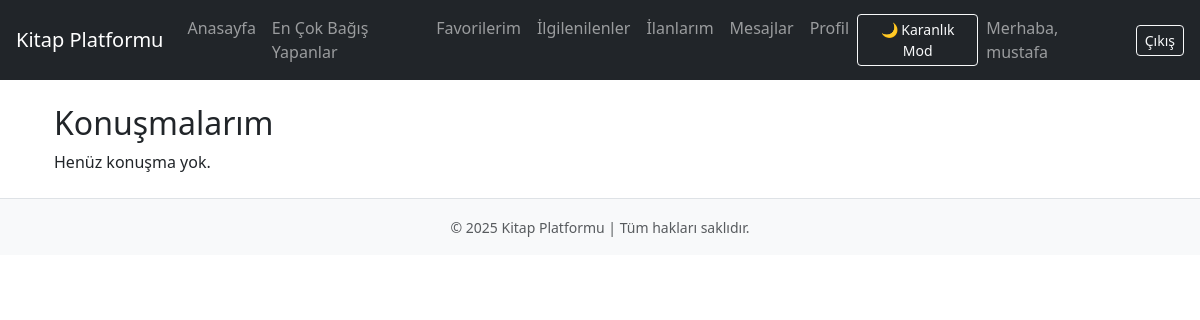
The page /conversations/ (signed in) on the database as committed earlier.
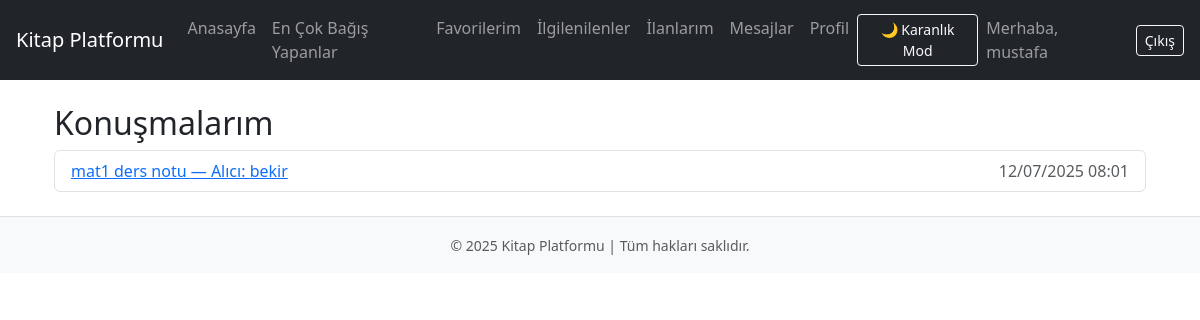
The same page on the database as committed later.
### messaging/models.py (models this page shows, shortened)
class Conversation(models.Model):
    listing = models.ForeignKey(Listing, on_delete=models.CASCADE)
    buyer = models.ForeignKey(User, related_name='buyer_conversations', on_delete=models.CASCADE)
    seller = models.ForeignKey(User, related_name='seller_conversations', on_delete=models.CASCADE)
    created_at = models.DateTimeField(auto_now_add=True)

### listings/models.py (models this page shows, shortened)
class Listing(models.Model):
    TYPE_CHOICES = [
        ('book', 'Kitap'),
        ('note', 'Ders Notu'),
    ]
    DONATION_TYPE_CHOICES = [
        ('free', 'Bağış'),
        ('paid', 'Ücretli'),
    ]
    RESOLUTION_LEVEL_CHOICES = [
        ('low', 'Az Çözülmüş'),
        ('medium', 'Orta Çözülmüş'),
        ('high', 'Çok Çözülmüş'),
        ('full', 'Hepsi Çözülmüş'),
    ]
    LEVEL_CHOICES = [
        ('primary', 'İlkokul'),
        ('middle', 'Ortaokul'),
        ('high', 'Lise'),
        ('university', 'Üniversite'),
        ('general', 'Genel'),
    ]
    title = models.CharField(max_length=200)  # Ürün adı için
    level = models.CharField(max_length=20, choices=LEVEL_CHOICES, default='general')  # Seviye için
    listing_type = models.CharField(max_length=10, choices=TYPE_CHOICES)
    donation_type = models.CharField(max_length=10, choices=DONATION_TYPE_CHOICES)
    price = models.DecimalField(max_digits=6, decimal_places=2, blank=True, null=True)
    page_count = models.PositiveIntegerField()
    related_course = models.CharField(max_length=100)
    school_name = models.CharField(max_length=200, blank=True, null=True)
    valid_year = models.PositiveIntegerField(blank=True, null=True)
    resolution_level = models.CharField(max_length=10, choices=RESOLUTION_LEVEL_CHOICES, blank=True, null=True)
    publish_year = models.PositiveIntegerField(blank=True, null=True)
    publisher = models.CharField(max_length=200, blank=True, null=True)
    user = models.ForeignKey(User, on_delete=models.CASCADE)
    created_at = models.DateTimeField(auto_now_add=True)
    image = models.ImageField( upload_to='listing_images/',default='listing_images/default.png',blank=True,null=True)

### messaging/views.py (the view)
# urls.py: path('conversations/', views.conversation_list, name='conversation_list'),
@login_required
def conversation_list(request):
    conversations = Conversation.objects.filter(
        buyer=request.user
    ) | Conversation.objects.filter(
        seller=request.user
    )
    conversations = conversations.distinct().order_by('-created_at')
    return render(request, 'messages/conversation_list.html', {'conversations': conversations})

### templates/messages/conversation_list.html
{% extends 'base.html' %}
{% block content %}
<div class="container mt-4">
  <h2>Konuşmalarım</h2>
  {% if conversations %}
    <ul class="list-group">
      {% for conv in conversations %}
        <li class="list-group-item">
          <a href="{% url 'conversation_detail' conv.id %}">
            {{ conv.listing.title }} —
            {% if conv.buyer == user %}
              Satıcı: {{ conv.seller.username }}
            {% else %}
              Alıcı: {{ conv.buyer.username }}
            {% endif %}
            <span class="text-muted float-end">{{ conv.created_at|date:"d/m/Y H:i" }}</span>
          </a>
        </li>
      {% endfor %}
    </ul>
  {% else %}
    <p>Henüz konuşma yok.</p>
  {% endif %}
</div>
{% endblock %}

Rows that differ between the two databases and show on the page:
added Conversation: listing "mat1 ders notu", buyer.username "bekir", created_at "12/07/2025 08:01"
Other text that changed with them:
text no longer shown: "Henüz konuşma yok."
